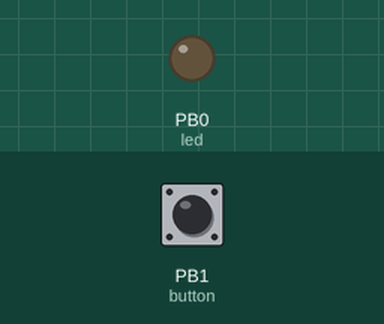
The sketch below on a simulated ATtiny85, built with avr-gcc and run on an emulated ATtiny85. Shown: output pins drawn as LEDs (lit = HIGH). The test bench sets the inputs (shaded band); at power-on: PB1 (button) HIGH.

Above: at 1.2 s.
1.3 s: PB1 (button) pulled LOW for 0.15 s
At 2.3 s:
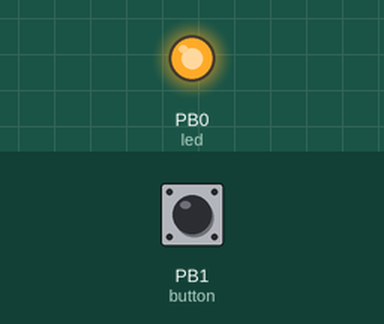
2.9 s: PB1 (button) pulled LOW for 1 s
At 3.4 s:
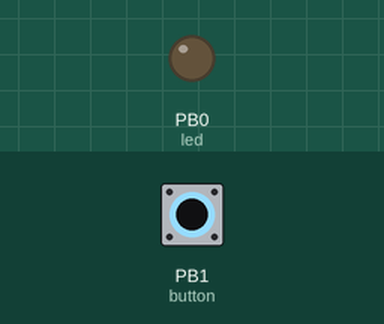
5.4 s: PB1 (button) pulled LOW for 3.2 s
At 6.6 s:
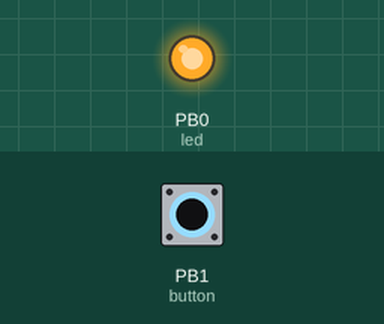
Timing chart, 0 to 8.4 s (numbered marks = the images above; inputs shaded):
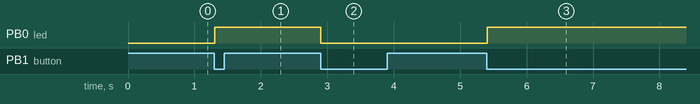

The sketch:

basic-button-debounce2.ino
```cpp
// (licence header left out)
// ATMEL ATTINY85
//
//                  +-\/-+
//      (D 5) PB5  1|    |8  Vcc
//      (D 3) PB3  2|    |7  PB2 (D 2)
//      (D 4) PB4  3|    |6  PB1 (D 1) button
//            GND  4|    |5  PB0 (D 0) led
//                  +----+

#include <Bounce2.h>

const int led = 0;
const int button = 1;
int led_state = LOW;

Bounce debouncer;

void setup() {
  pinMode(led, OUTPUT);
  pinMode(button, INPUT_PULLUP);
  debouncer.attach(button);
  debouncer.interval(5);
}

void loop() {
  debouncer.update();
  if (debouncer.fell())
    led_state = !led_state;

  digitalWrite(led, led_state);
}
```

Measured:
- after the input at 1.3 s, PB0 (led): LOW → HIGH at once
- after the input at 2.9 s, PB0 (led): HIGH → LOW at once
- after the input at 5.4 s, PB0 (led): LOW → HIGH at once
